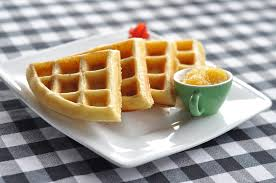
#> input picture 03_Types_of_Features_Image_Segmentation/images/waffle.jpg, 276 x 183 px
$ jupyter execute 01_Features_and_Segmentation.ipynb   (shell and % lines are left out)   (older library calls are emulated)
#> lines starting #> are read from the running program, lines starting #| are printed output that depends on the picture; after the words box and inside, x2 and y2 are one past the last pixel; in counts of white or black regions, pixels touching at a corner belong together
# Features & Segmentation

Lesson Overview
Welcome to this lesson on Types of Features & Image Segmentation.

In this lesson you will :

+ Implement code to distinguish features and extract information about an object’s color and shape.
+ Use features to identify areas on a face and to recognize the shape of a car or pedestrian on a road.
+ Implement k-means clustering to break an image up into parts.
+ Find the contours and edges of multiple objects in an image.
+ Learn about background subtraction for video.
Let's begin!

# Types of Features

1. Edges : Areas with high intensity gradient or these are the areas where intesity abruptly changes
2. Corners : Intersection of 2 edges
3. Blobs : Region based features, areas of extreme brightness or unique texture


# Harris Corner Detection

### Import resources and display image

[cell 1]
import matplotlib.pyplot as plt
import cv2
import numpy as np


#read in the image
image = cv2.imread('images/waffle.jpg')
#> image is the input picture: shape (183, 276, 3); mean B, G, R 144.3, 155.8, 165.1

#make copy of the image
image_copy = np.copy(image)

#Change color to RGB (from BGR)
image_copy = cv2.cvtColor(image_copy, cv2.COLOR_BGR2RGB)

plt.imshow(image_copy)

### Detect corners

[cell 2]
# Convert to grayscale
gray = cv2.cvtColor(image_copy, cv2.COLOR_RGB2GRAY)
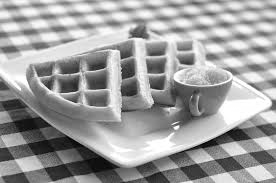
#> gray: shape (183, 276); min 0, max 255, mean 157.3
gray = np.float32(gray)

# Detect corners
dst = cv2.cornerHarris(gray, 2, 3, 0.04)
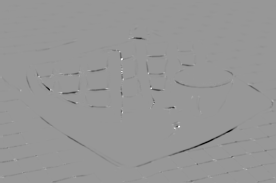
#> dst: shape (183, 276) float32; min -35510648, max 24258596, mean -208833.3; drawn with min black and max white

# Dilate corner image to enhance corner points
dst = cv2.dilate(dst,None)
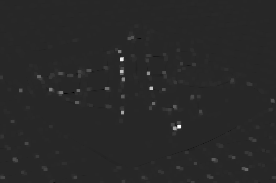
#> dst: shape (183, 276) float32; min -4497151.5, max 24258596, mean 132953.6; drawn with min black and max white

plt.imshow(dst, cmap='gray')

### Extract and display strong corners

[cell 3]
## TODO: Define a threshold for extracting strong corners
# This value vary depending on the image and how many corners you want to detect
# Try changing this free parameter, 0.1, to be larger or smaller ans see what happens
thresh = 0.1*dst.max()
#> thresh = 2425859.6

# Create an image copy to draw corners on
corner_image = np.copy(image_copy)

# Iterate through all the corners and draw them on the image (if they pass the threshold)
for j in range(0, dst.shape[0]):
    for i in range(0, dst.shape[1]):
        if(dst[j,i] > thresh):
            # image, center pt, radius, color, thickness
            cv2.circle( corner_image, (i, j), 1, (0,255,0), 1)
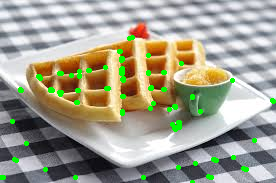
#> corner_image: shape (183, 276, 3); mean R, G, B 160.5, 159.1, 141.2

plt.imshow(corner_image)

### Detect corners

[cell 4]
# Convert to grayscale
gray = cv2.cvtColor(image_copy, cv2.COLOR_RGB2GRAY)
gray = np.float32(gray)

# Detect corners
dst = cv2.cornerHarris(gray, 2, 3, 0.04)

# Dilate corner image to enhance corner points
dst = cv2.dilate(dst,None)

plt.imshow(dst, cmap='gray')

### Extract and display strong corners

[cell 5]
## TODO: Define a threshold for extracting strong corners
# This value vary depending on the image and how many corners you want to detect
# Try changing this free parameter, 0.1, to be larger or smaller ans see what happens
thresh = 0.1*dst.max()

# Create an image copy to draw corners on
corner_image = np.copy(image_copy)

# Iterate through all the corners and draw them on the image (if they pass the threshold)
for j in range(0, dst.shape[0]):
    for i in range(0, dst.shape[1]):
        if(dst[j,i] > thresh):
            # image, center pt, radius, color, thickness
            cv2.circle( corner_image, (i, j), 1, (0,255,0), 1)

plt.imshow(corner_image)

## Image Segmentation

## Image Contours


# Finding Contours

### Import resources and display image

[cell 6]
import numpy as np
import matplotlib.pyplot as plt
import cv2


#Read in the image
image = cv2.imread('images/thumbs_up_down.jpg')
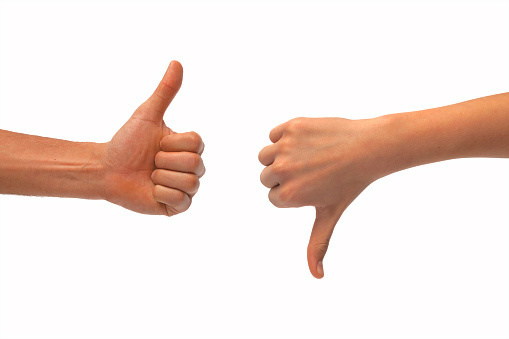
#> input picture 03_Types_of_Features_Image_Segmentation/images/thumbs_up_down.jpg, 509 x 339 px
#> image is the input picture: shape (339, 509, 3); mean B, G, R 221.7, 227.3, 242.6

#Change color to RGB from BGR
image = cv2.cvtColor(image, cv2.COLOR_BGR2RGB)

plt.imshow(image)

### Produce a binary image for finding contours

[cell 7]
# Convert to grayscale
gray = cv2.cvtColor(image,cv2.COLOR_RGB2GRAY)
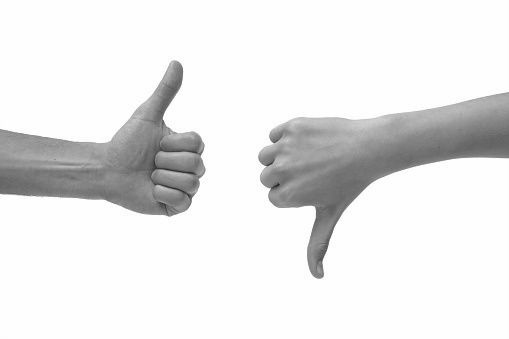
#> gray: shape (339, 509); min 32, max 255, mean 231.4

# Create a binary thresholded image
retval, binary = cv2.threshold(gray, 225, 255, cv2.THRESH_BINARY_INV)
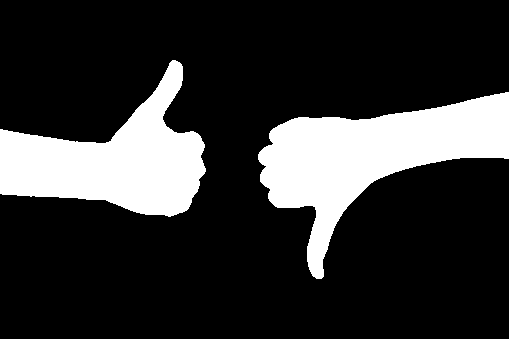
#> binary: shape (339, 509); 19.8% white; 2 white regions

plt.imshow(binary, cmap='gray')

## Contour Features

Every contour has a number of features that you can calculate, including the area of the contour, it's orientation (the direction that most of the contour is pointing in), it's perimeter, and many other properties outlined in [OpenCV documentation, here](http://opencv-python-tutroals.readthedocs.io/en/latest/py_tutorials/py_imgproc/py_contours/py_contour_properties/py_contour_properties.html).

In the next cell, you'll be asked to identify the orientations of both the left and right hand contours. The orientation should give you an idea of which hand has its thumb up and which one has its thumb down!

### Orientation

The orientation of an object is the angle at which an object is directed. To find the angle of a contour, you should first find an ellipse that fits the contour and then extract the `angle` from that shape.

```python
# Fit an ellipse to a contour and extract the angle from that ellipse
(x,y), (MA,ma), angle = cv2.fitEllipse(selected_contour)
```

**Orientation values**

These orientation values are in degrees measured from the x-axis. A value of zero means a flat line, and a value of 90 means that a contour is pointing straight up!

So, the orientation angles that you calculated for each contour should be able to tell us something about the general position of the hand. The hand with it's thumb up, should have a higher (closer to 90 degrees) orientation than the hand with it's thumb down.

### TODO: Find the orientation of each contour

[cell 8]
# Find contours from thresholded, binary image
retval, contours, hierarchy = cv2.findContours(binary, cv2.RETR_TREE, cv2.CHAIN_APPROX_SIMPLE)
#> contours = 2 contours; box (x1, y1, x2, y2) and area: (258, 92, 509, 279) 18140, (0, 60, 206, 217) 15366

# Draw all contours on a copy of the original image
contours_image = np.copy(image)
contours_image = cv2.drawContours(contours_image, contours, -1, (0,255,0), 3)
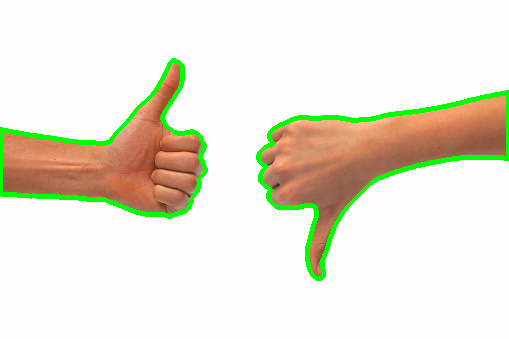
#> contours_image: shape (339, 509, 3); mean R, G, B 234.3, 230.1, 215.5

plt.imshow(contours_image)
